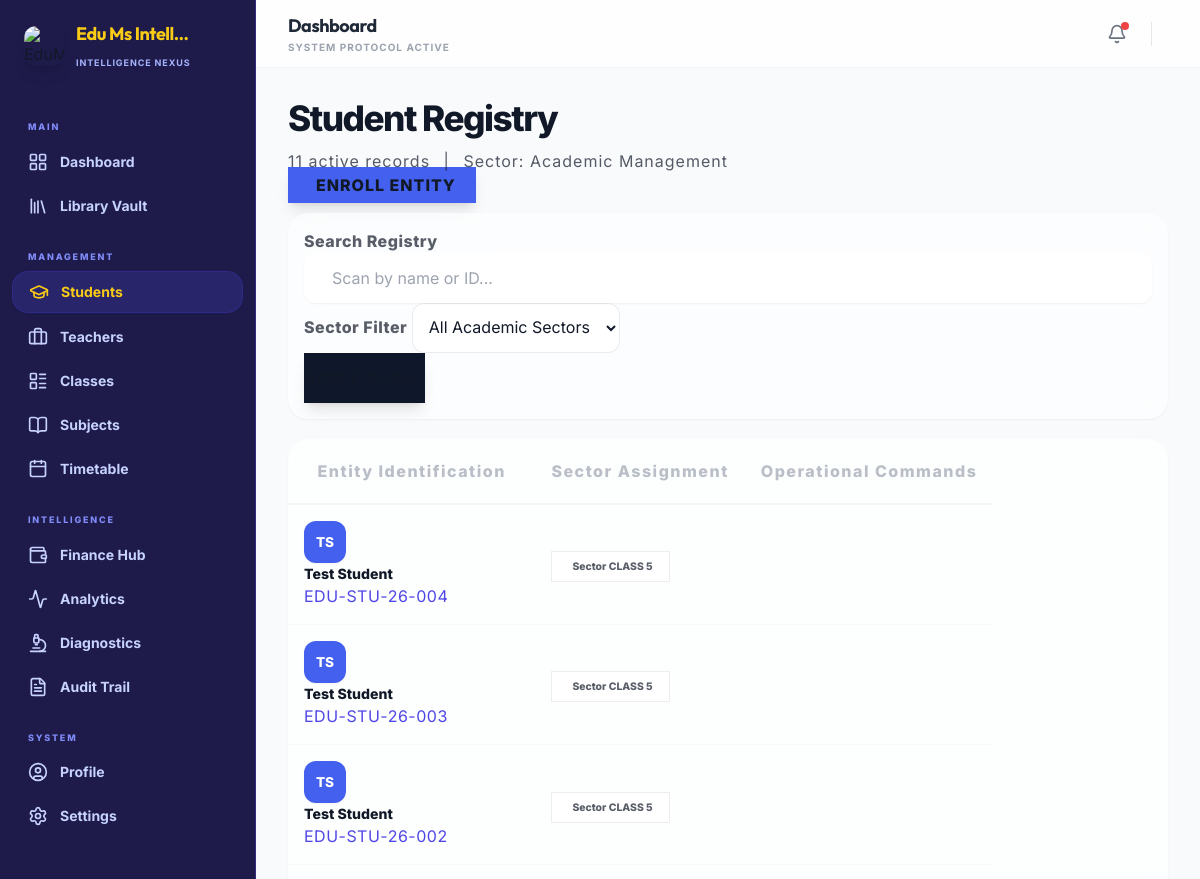
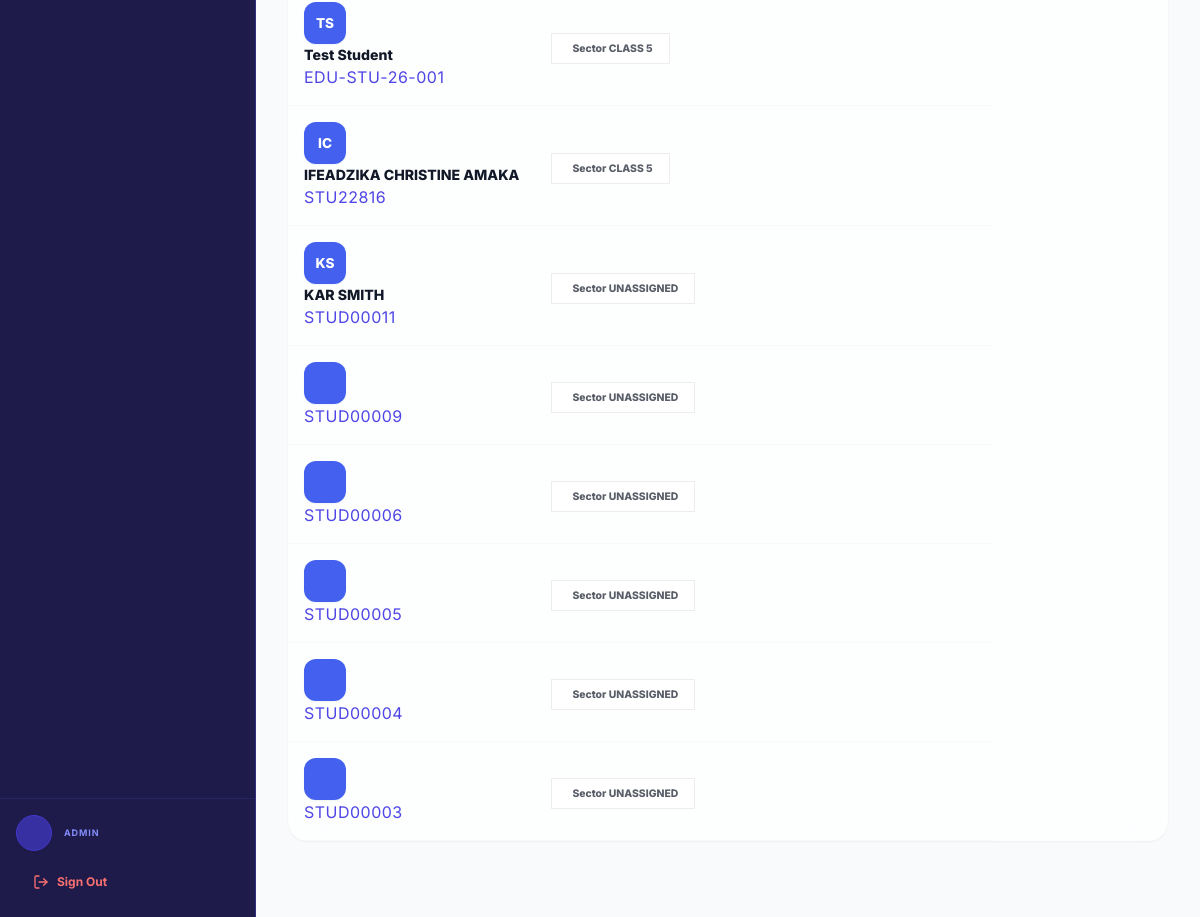
The app's page /admin-dashboard/students/ (signed in), older data (2 pictures, top to bottom).
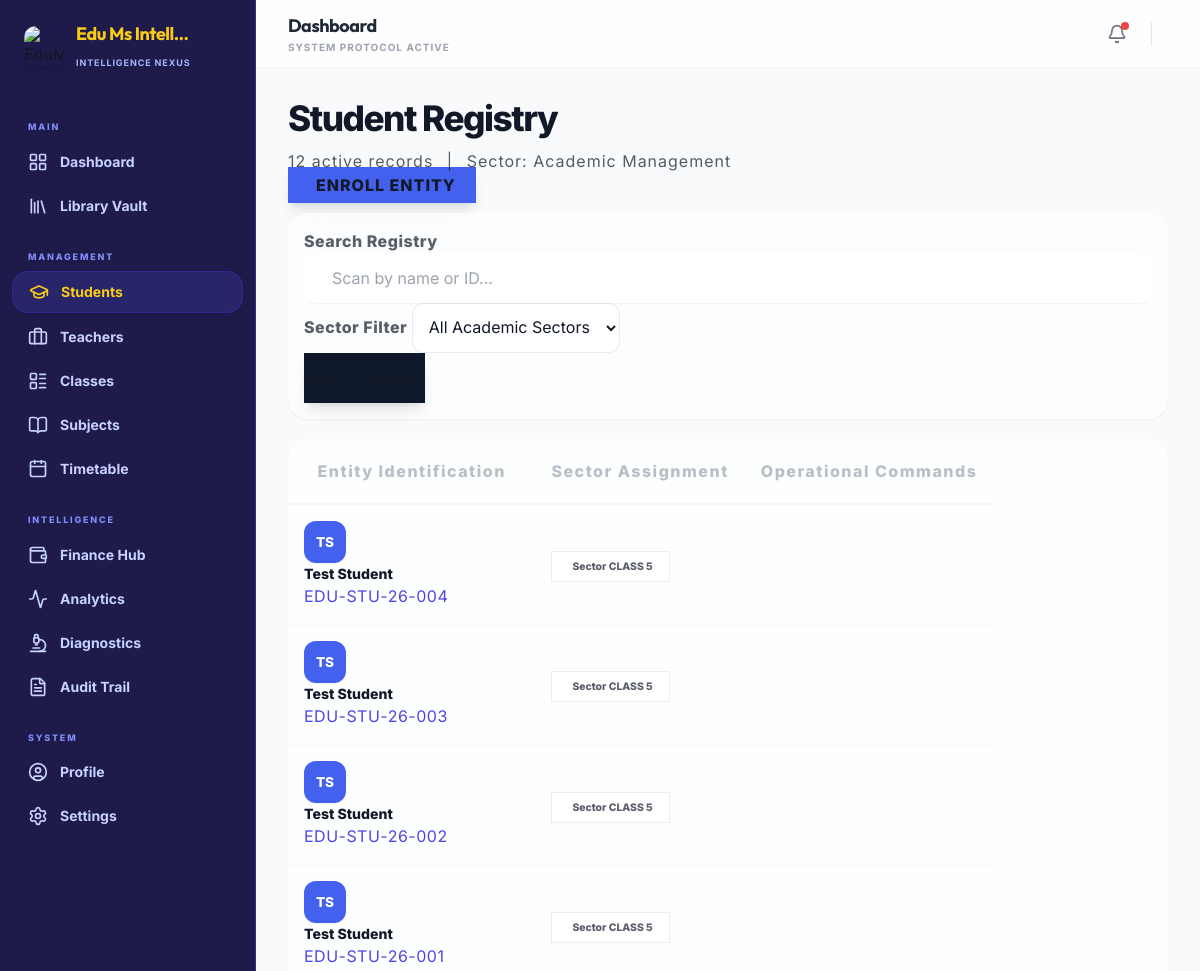
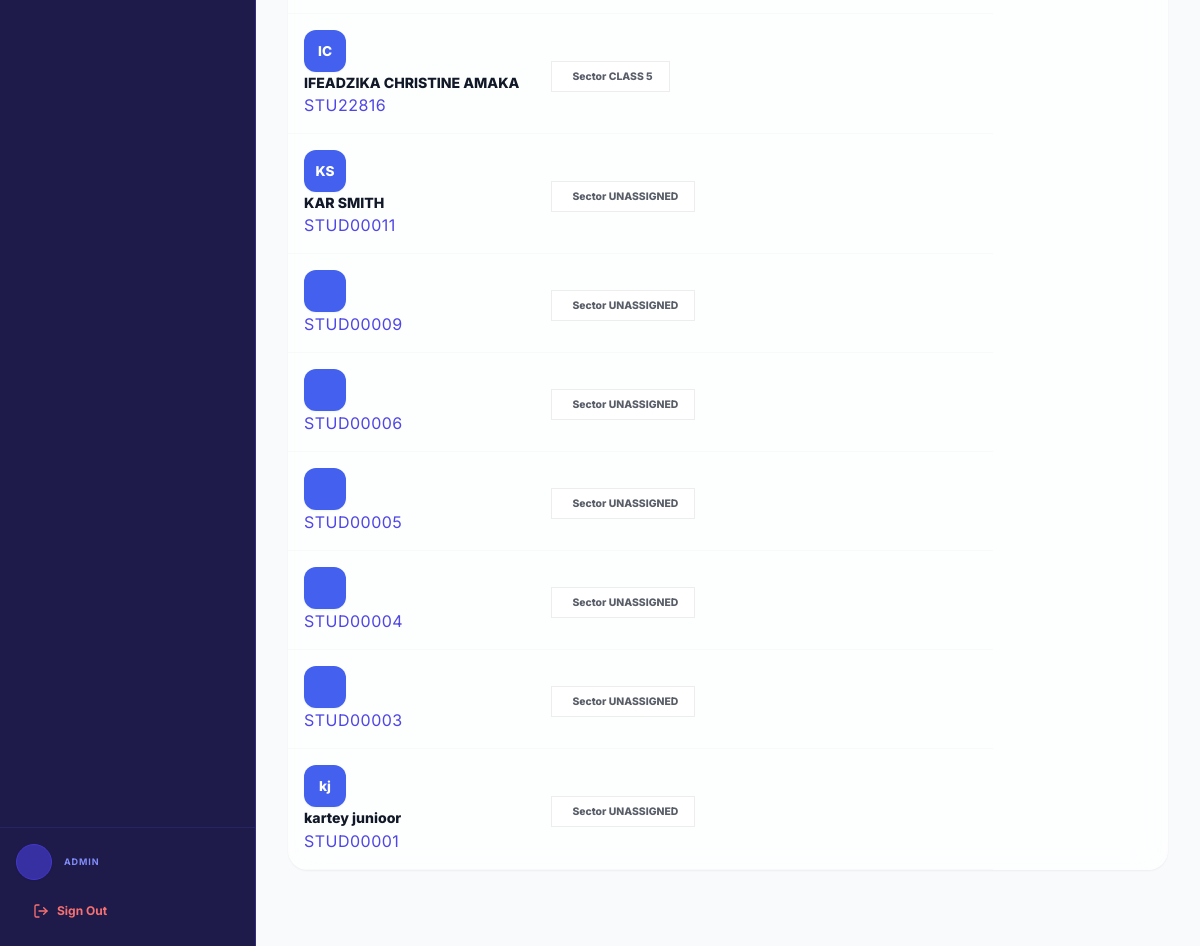
The same page, newer data (2 pictures, top to bottom).
### students/models.py (models this page shows, shortened)
class Student(models.Model):
    GENDER_CHOICES = [
        ('male', 'Male'),
        ('female', 'Female'),
        ('other', 'Other'),
    ]
    STATUS_CHOICES = [
        ('active', 'Active'),
        ('inactive', 'Inactive'),
        ('suspended', 'Suspended'),
        ('graduated', 'Graduated'),
    ]
    user = models.OneToOneField('accounts.User', on_delete=models.CASCADE)
    student_id = models.CharField(max_length=20, unique=True)
    class_enrolled = models.ForeignKey('core.Class', on_delete=models.SET_NULL, null=True, blank=True)
    house = models.ForeignKey('core.House', on_delete=models.SET_NULL, null=True, blank=True, related_name='students')
    enrollment_date = models.DateField(null=True, blank=True, help_text="Date the student was admitted to the school")
    age = models.PositiveIntegerField(null=True, blank=True)
    gender = models.CharField(max_length=10, choices=GENDER_CHOICES, blank=True)
    status = models.CharField(max_length=20, choices=STATUS_CHOICES, default='active')
    hobbies = models.TextField(blank=True, help_text="Student's hobbies and interests")
    parent_name = models.CharField(max_length=100, blank=True, verbose_name="Parent / Guardian Name")
    parent_phone = models.CharField(max_length=20, blank=True, verbose_name="Parent / Guardian Phone")
    parent_email = models.EmailField(blank=True, verbose_name="Parent / Guardian Email")
    parent_relationship = models.CharField(
        max_length=30, blank=True,
        verbose_name="Relationship to Student",
        help_text="e.g. Father, Mother, Uncle, Guardian"
    )
    emergency_contact_name = models.CharField(max_length=100, blank=True, verbose_name="Emergency Contact Name")
    emergency_contact_phone = models.CharField(max_length=20, blank=True, verbose_name="Emergency Contact Phone")
    emergency_contact_relationship = models.CharField(max_length=30, blank=True, verbose_name="Emergency Relationship")
    objects = StudentManager()
    class Meta:
        indexes = [
            models.Index(fields=['student_id']),
            models.Index(fields=['class_enrolled']),
            models.Index(fields=['status']),
            models.Index(fields=['enrollment_date']),
        ]

### accounts/models.py (models this page shows, shortened)
class User(AbstractUser):
    ROLE_CHOICES = (
        ('admin', 'Admin'),
        ('teacher', 'Teacher'),
        ('student', 'Student'),
    )
    GENDER_CHOICES = (
        ('male', 'Male'),
        ('female', 'Female'),
        ('other', 'Other'),
    )
    role = models.CharField(max_length=10, choices=ROLE_CHOICES, default='student')
    gender = models.CharField(max_length=10, choices=GENDER_CHOICES, blank=True, null=True)
    phone = models.CharField(max_length=15, blank=True)
    address = models.TextField(blank=True)
    date_of_birth = models.DateField(null=True, blank=True)
    profile_picture = models.ImageField(upload_to='profiles/', null=True, blank=True)
    has_completed_onboarding = models.BooleanField(default=False)
    badges = models.ManyToManyField(Badge, related_name='users', blank=True)

### core/models.py (models this page shows, shortened)
class Class(models.Model):
    name = models.CharField(max_length=100)
    section = models.CharField(max_length=10, blank=True)
    grade = models.CharField(max_length=10)
    class_teacher = models.ForeignKey('accounts.User', on_delete=models.SET_NULL, null=True, related_name='class_teacher')
    class Meta:
        indexes = [
            models.Index(fields=['grade']),
        ]

### admin_dashboard/views.py (the view)
# urls.py: path('students/', views.student_list, name='student_list'),
@admin_required
def student_list(request):
    from django.db.models import Q
    students_query = Student.objects.with_performance_stats().select_related('user', 'class_enrolled').order_by('-user__date_joined')
    classes = Class.objects.all().order_by('name')
    q = request.GET.get('q', '').strip()
    class_id = request.GET.get('class', '')
    if q:
        students_query = students_query.filter(
            Q(student_id__icontains=q) |
            Q(user__first_name__icontains=q) |
            Q(user__last_name__icontains=q)
        )
    if class_id:
        students_query = students_query.filter(class_enrolled_id=class_id)
    paginator = Paginator(students_query, 25)
    page_number = request.GET.get('page')
    page_obj = paginator.get_page(page_number)
    context = {
        'students': page_obj,
        'page_obj': page_obj,
        'classes': classes,
        'q': q,
        'selected_class': class_id,
        'total_students': students_query.count()
    }
    return render(request, 'admin_dashboard/students.html', context)

### core/context_processors.py (called while the page is built)
def school_config(request):
    config = SchoolConfiguration.get_config()
    return {'school_config': config}

def unread_notifications(request):
    if request.user.is_authenticated:
        from analytics.models import Notification as AnalyticsNotification
        unread = AnalyticsNotification.objects.filter(recipient=request.user, is_read=False).order_by('-created_at')
        return {
            'unread_notifications': unread[:5],  # Top 5 for dropdown
            'unread_notifications_count': unread.count()
        }
    return {}

### core/models.py (called while the page is built)
    @classmethod
    def get_config(cls):
        obj, created = cls.objects.get_or_create(id=1)
        return obj

### students/models.py (called while the page is built)
    def get_queryset(self):
        return StudentQuerySet(self.model, using=self._db)

    def with_performance_stats(self):
        return self.get_queryset().with_performance_stats()

### templates/admin_dashboard/students.html (shortened to what the changed rows need)
{% extends 'base.html' %}
{% block content %}
<div class="row layout-spacing">
    <div class="col-12 mb-5">
        <div class="d-flex justify-content-between align-items-end mb-4">
            <div>
                <h2 class="fw-800 mb-1" style="letter-spacing: -1.5px; color: var(--text-dark); font-size: 2.2rem;">Student Registry</h2>
                <div class="d-flex align-items-center gap-2 text-muted fw-bold extra-small text-uppercase opa-7" style="letter-spacing: 1px;">
                     {{ total_students }} active records <span class="mx-2">|</span>
                     Sector: Academic Management
                </div>
            </div>
        </div>
    <div class="col-12 animate-fade-up delay-1">
        <div class="nexus-glass-card overflow-hidden border-0 shadow-sm">
            <div class="table-responsive">
                <table class="table table-hover align-middle mb-0 nexus-premium-table">
                    <thead>
                        <tr class="bg-light bg-opacity-50">
                            <th class="ps-4 py-4 extra-small text-uppercase text-muted fw-800 opa-7" style="letter-spacing: 1.5px;">Entity Identification</th>
                            <th class="py-4 extra-small text-uppercase text-muted fw-800 opa-7" style="letter-spacing: 1.5px;">Sector Assignment</th>
                            <th class="pe-4 py-4 text-end extra-small text-uppercase text-muted fw-800 opa-7" style="letter-spacing: 1.5px;">Operational Commands</th>
                        </tr>
                    </thead>
                    <tbody>
                        {% for student in students %}
                        <tr class="animate-fade-in" style="border-bottom: 1px solid rgba(0,0,0,0.03) !important;">
                            <td class="ps-4 py-3" data-label="Entity Identification">
                                <div class="d-flex align-items-center gap-3">
                                    <div class="p-avatar shadow-sm" style="background: var(--p-nexus-primary); width: 42px; height: 42px; font-size: 0.85rem;">
                                        {{ student.user.first_name|slice:":1" }}{{ student.user.last_name|slice:":1" }}
                                    </div>
                                    <div class="text-start">
                                        <div class="fw-800 text-dark small" style="font-size: 0.88rem;">{{ student.user.get_full_name }}</div>
                                        <div class="d-flex align-items-center gap-2">
                                            <div class="extra-small text-primary fw-bold text-uppercase opa-6" style="letter-spacing: 0.5px;">{{ student.student_id|default:"ID-PENDING" }}</div>
                                        </div>
                                    </div>
                                </div>
                            </td>
                            <td data-label="Sector Assignment">
                                <span class="badge border bg-white text-dark extra-small rounded-pill px-4 py-2 fw-800 text-uppercase opa-7" style="font-size: 0.65rem; border-color: rgba(0,0,0,0.1) !important;">
                                     Sector {{ student.class_enrolled.name|default:"UNASSIGNED" }}
                                </span>
                            </td>
                            <td class="pe-4 text-end" data-label="Operational Commands">
                            </td>
                        </tr>
                        {% empty %}
                        <tr><td colspan="3" class="p-5 text-center text-muted fw-bold extra-small text-uppercase opa-5">Protocol execution yielded 0 results. Check filters.</td></tr>
                        {% endfor %}
                    </tbody>
                </table>
            </div>
        </div>
    </div>
            </div>
        </div>
    </div>
</div>
{% endblock %}

Row changes from the older to the newer data that the page shows:
added Student: user.first_name "k", user.last_name "j", user.get_full_name "kartey junioor", student_id "STUD00001", class_enrolled.name "UNASSIGNED"
Text that changed along with them:
{{ total_students }}: "11" → "12"
